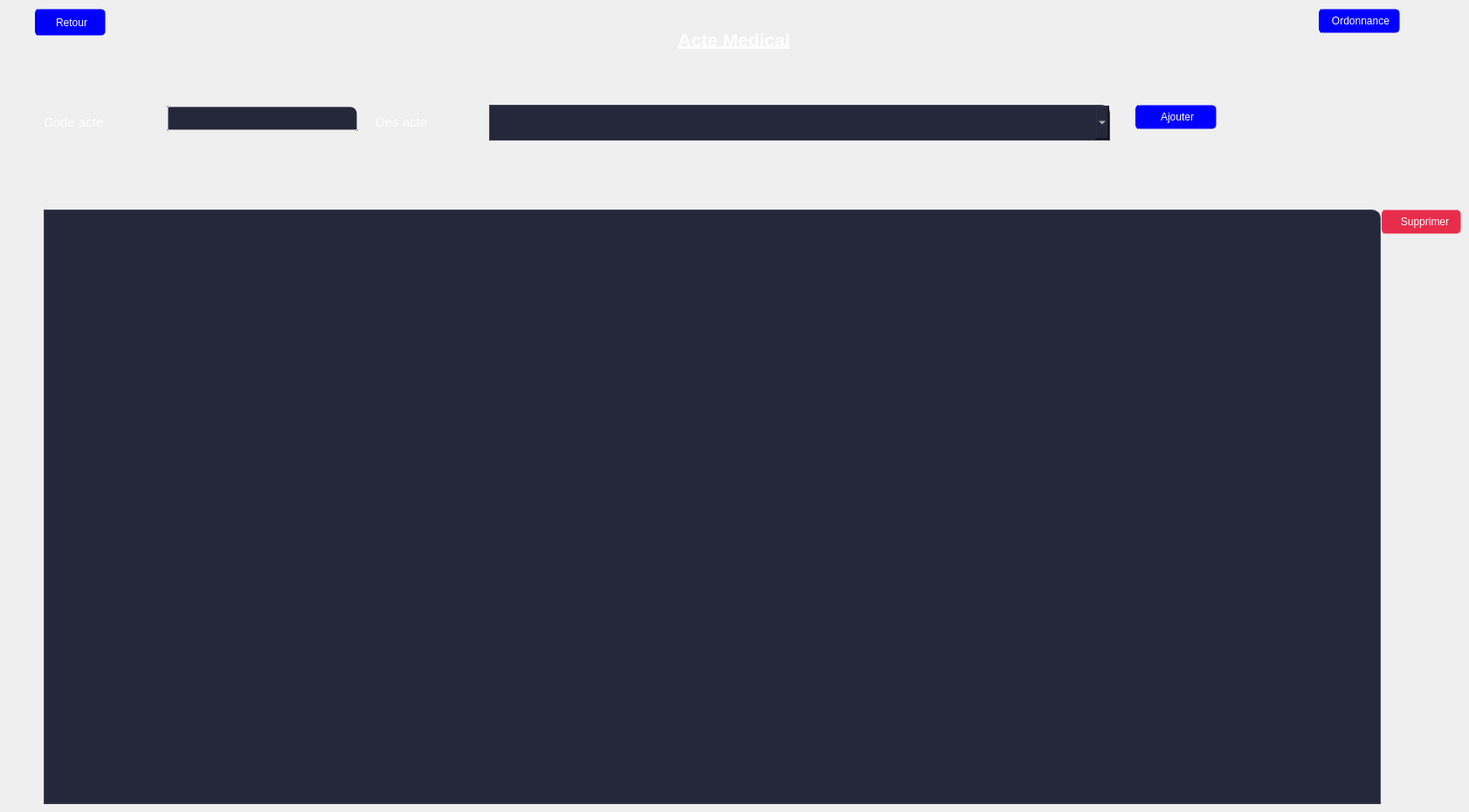
    <widget class="QWidget" name="page_12">
     <widget class="QLabel" name="label_12">
      <property name="geometry">
       <rect>
        <x>710</x>
        <y>30</y>
        <width>261</width>
        <height>31</height>
       </rect>
      </property>
      <property name="text">
       <string>&lt;html&gt;&lt;head/&gt;&lt;body&gt;&lt;p align=&quot;center&quot;&gt;&lt;span style=&quot; font-size:16pt; font-weight:600; text-decoration: underline; color:#ffffff;&quot;&gt;Acte Medical&lt;/span&gt;&lt;/p&gt;&lt;/body&gt;&lt;/html&gt;</string>
      </property>
     </widget>
     <widget class="QLabel" name="label_27">
      <property name="geometry">
       <rect>
        <x>50</x>
        <y>130</y>
        <width>121</width>
        <height>21</height>
       </rect>
      </property>
      <property name="styleSheet">
       <string notr="true"/>
      </property>
      <property name="text">
       <string>&lt;html&gt;&lt;head/&gt;&lt;body&gt;&lt;p&gt;&lt;span style=&quot; font-size:11pt; color:#ffffff;&quot;&gt;Code acte&lt;/span&gt;&lt;/p&gt;&lt;/body&gt;&lt;/html&gt;</string>
      </property>
     </widget>
     <widget class="QLabel" name="label_28">
      <property name="geometry">
       <rect>
        <x>430</x>
        <y>130</y>
        <width>111</width>
        <height>21</height>
       </rect>
      </property>
      <property name="text">
       <string>&lt;html&gt;&lt;head/&gt;&lt;body&gt;&lt;p&gt;&lt;span style=&quot; font-size:11pt; color:#ffffff;&quot;&gt;Des acte&lt;/span&gt;&lt;/p&gt;&lt;/body&gt;&lt;/html&gt;</string>
      </property>
     </widget>
     <widget class="QLineEdit" name="Code_acte">
      <property name="enabled">
       <bool>false</bool>
      </property>
      <property name="geometry">
       <rect>
        <x>190</x>
        <y>120</y>
        <width>221</width>
        <height>31</height>
       </rect>
      </property>
      <property name="styleSheet">
       <string notr="true">QLineEdit{
background-color:#25283b;

border:1px solid rgb(61, 70, 86);
color:rgb(255, 255, 255);
padding-left:16px;
border: 5px solid transparent;border-top-right-radius:10px;
border-down-right-radius:10px;
}
QLineEdit:focus{
border: 5px solid transparent;}</string>
      </property>
     </widget>
     <widget class="QComboBox" name="acte">
      <property name="geometry">
       <rect>
        <x>560</x>
        <y>120</y>
        <width>711</width>
        <height>41</height>
       </rect>
      </property>
      <property name="styleSheet">
       <string notr="true">QComboBox{
background-color:#25283b;

border:1px solid rgb(61, 70, 86);
color:rgb(255, 255, 255);
padding-left:16px;
border:1px solid rgb(61, 70, 86);
border-top-right-radius:10px;
border-down-right-radius:10px;
padding: 1px 0px 1px 3px;

}
QComboBox:focus{
border: 1px solid rgb(180, 180, 180);
color:rgb(255, 255, 255);

}
QListView
{
  color: white;
}</string>
      </property>
     </widget>
     <widget class="QTableView" name="tab_acte_visite">
      <property name="geometry">
       <rect>
        <x>50</x>
        <y>240</y>
        <width>1531</width>
        <height>681</height>
       </rect>
      </property>
      <property name="styleSheet">
       <string notr="true">QTableView{
background-color:#25283b;

border:1px solid rgb(61, 70, 86);
color:rgb(255, 255, 255);
border:1px solid rgb(61, 70, 86);
border-top-right-radius:10px;
border-down-right-radius:10px;
}
QTableView:focus{
border: 1px solid rgb(180, 180, 180);
}</string>
      </property>
      <property name="selectionBehavior">
       <enum>QAbstractItemView::SelectRows</enum>
      </property>
      <attribute name="horizontalHeaderMinimumSectionSize">
       <number>100</number>
      </attribute>
      <attribute name="horizontalHeaderStretchLastSection">
       <bool>true</bool>
      </attribute>
      <attribute name="verticalHeaderVisible">
       <bool>false</bool>
      </attribute>
      <attribute name="verticalHeaderMinimumSectionSize">
       <number>80</number>
      </attribute>
      <attribute name="verticalHeaderDefaultSectionSize">
       <number>80</number>
      </attribute>
     </widget>
     <widget class="QPushButton" name="valider_acte">
      <property name="geometry">
       <rect>
        <x>1300</x>
        <y>120</y>
        <width>93</width>
        <height>28</height>
       </rect>
      </property>
      <property name="styleSheet">
       <string notr="true">QPushButton {	
border:none;
background-color:#0000FF;
	background-position: left center;

    background-repeat: no-repeat;

	border-radius: 5px;
border:1px solid transparent;
color:rgb(255, 255, 255);
	text-align: center;

border-left:4px solid #0000FF;
	
}
QPushButton:hover {
	background-color:rgb(0, 0, 128);
	
}
QPushButton:pressed {
border:2px solid rgb(0, 0, 128);


}
</string>
      </property>
      <property name="text">
       <string>Ajouter</string>
      </property>
     </widget>
     <widget class="QPushButton" name="supprimer_acte">
      <property name="geometry">
       <rect>
        <x>1582</x>
        <y>240</y>
        <width>91</width>
        <height>28</height>
       </rect>
      </property>
      <property name="styleSheet">
       <string notr="true">QPushButton {	
border:none;
	background-position: center;
padding-left:5px;
    background-repeat: no-repeat;
background-color:rgb(232, 45, 76);
	border-radius: 5px;
border:1px solid transparent;
color:rgb(255, 255, 255);
	text-align: center;
border-left:4px solid rgb(232, 45, 76);

	
}
QPushButton:hover {
	background-color: rgb(240, 46, 78);

}
QPushButton:pressed {
border:2px solid rgb(179, 34, 58);


}
</string>
      </property>
      <property name="text">
       <string>Supprimer</string>
      </property>
     </widget>
     <widget class="QPushButton" name="retour_3">
      <property name="geometry">
       <rect>
        <x>40</x>
        <y>10</y>
        <width>81</width>
        <height>31</height>
       </rect>
      </property>
      <property name="styleSheet">
       <string notr="true">QPushButton {	
border:none;
background-color:#0000FF;
	background-position: left center;

    background-repeat: no-repeat;

	border-radius: 5px;
border:1px solid transparent;
color:rgb(255, 255, 255);
	text-align: center;

border-left:4px solid #0000FF;
	
}
QPushButton:hover {
	background-color:rgb(0, 0, 128);
	
}
QPushButton:pressed {
border:2px solid rgb(0, 0, 128);


}
</string>
      </property>
      <property name="text">
       <string>Retour</string>
      </property>
     </widget>
     <widget class="QPushButton" name="act_ord">
      <property name="geometry">
       <rect>
        <x>1510</x>
        <y>10</y>
        <width>93</width>
        <height>28</height>
       </rect>
      </property>
      <property name="styleSheet">
       <string notr="true">QPushButton {	
border:none;
background-color:#0000FF;
	background-position: left center;

    background-repeat: no-repeat;

	border-radius: 5px;
border:1px solid transparent;
color:rgb(255, 255, 255);
	text-align: center;

border-left:4px solid #0000FF;
	
}
QPushButton:hover {
	background-color:rgb(0, 0, 128);
	
}
QPushButton:pressed {
border:2px solid rgb(0, 0, 128);


}
</string>
      </property>
      <property name="text">
       <string>Ordonnance</string>
      </property>
     </widget>
    </widget>
